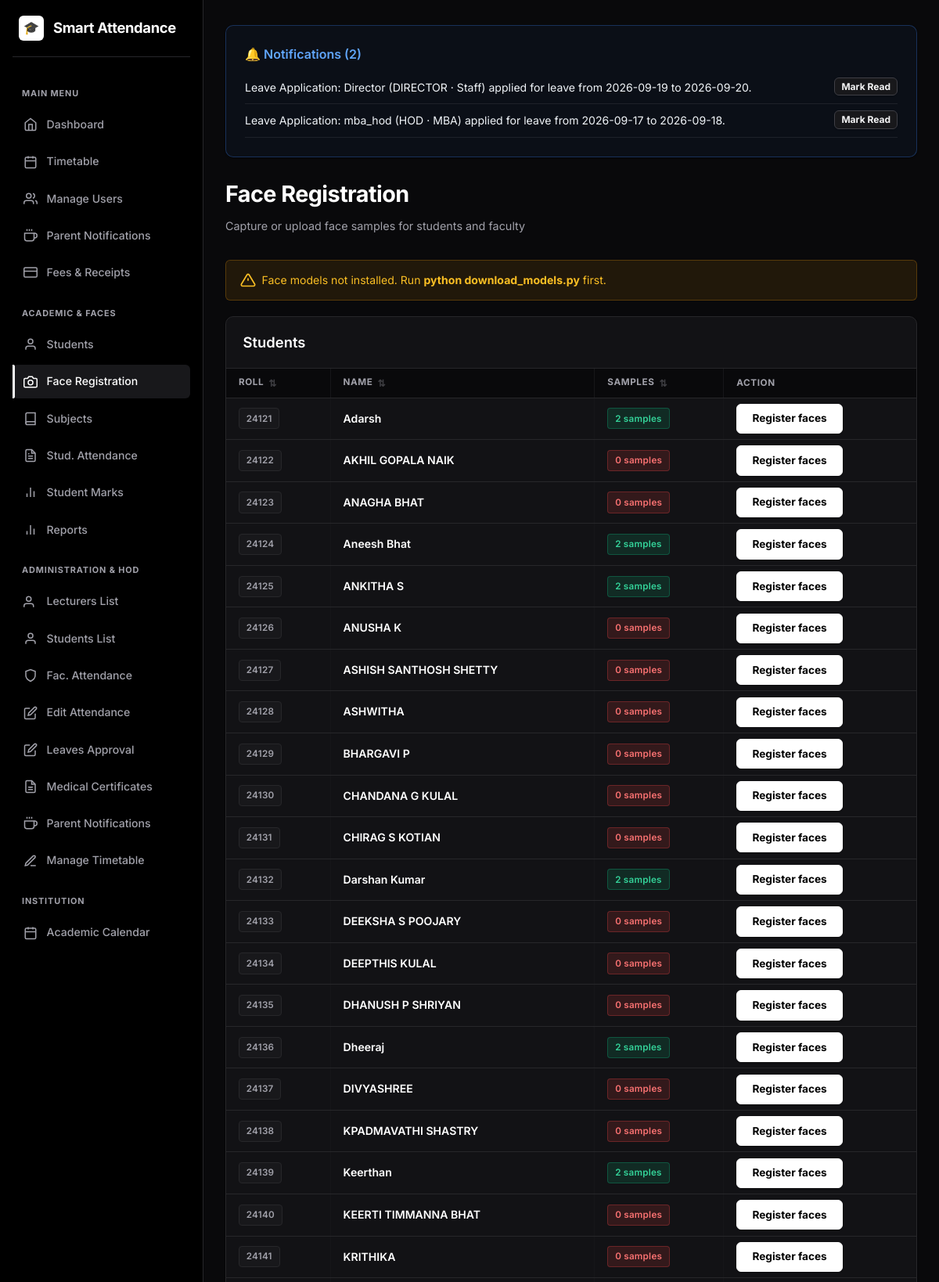
/faces/ (signed in, upper part), run on the app's committed database.
### models.py (models this page shows, shortened)
class Notification(db.Model):
    __tablename__ = "notifications"
    id = db.Column(db.Integer, primary_key=True)
    user_id = db.Column(db.Integer, db.ForeignKey("users.id"), nullable=False)
    user = db.relationship("User", foreign_keys=[user_id], backref=db.backref("notifications", cascade="all, delete-orphan"))
    title = db.Column(db.String(120), nullable=True)          # short heading (parent alerts etc.)
    message = db.Column(db.String(512), nullable=False)
    category = db.Column(db.String(30), nullable=True)        # 'attendance','absence','fees','marks','general'
    is_read = db.Column(db.Boolean, default=False)
    created_at = db.Column(db.DateTime, default=datetime.utcnow)
    action_url = db.Column(db.String(255), nullable=True)
    claim_id = db.Column(db.Integer, db.ForeignKey("timetable_claims.id", ondelete="CASCADE"), nullable=True)
    claim = db.relationship("TimetableClaim", backref=db.backref("notifications", cascade="all, delete-orphan"))

class Student(db.Model):
    __tablename__ = "students"
    id = db.Column(db.Integer, primary_key=True)
    roll_number = db.Column(db.String(40), unique=True, nullable=False, index=True)
    name = db.Column(db.String(120), nullable=False)
    department = db.Column(db.String(80), default="")
    class_name = db.Column(db.String(80), default="")
    phone = db.Column(db.String(20), default="")
    created_at = db.Column(db.DateTime, default=datetime.utcnow)
    face_samples = db.relationship(
        "FaceSample", backref="student", cascade="all, delete-orphan"
    )
    attendance_records = db.relationship(
        "Attendance", backref="student", cascade="all, delete-orphan"
    )
    @property
    def has_face(self):
        return len(self.face_samples) > 0

### blueprints/faces.py (the view)
@faces_bp.route("/")
@login_required
@admin_required
def index():
    students = Student.query.order_by(Student.roll_number).all()
    faculties = User.query.filter(User.role.in_([ROLE_FACULTY, 'faculty'])).order_by(User.username).all()
    directors = User.query.filter(User.role.in_([ROLE_DIRECTOR, ROLE_HOD, 'director', 'hod'])).order_by(User.username).all()
    return render_template("faces/index.html", students=students, faculties=faculties,
                           directors=directors, engine_ready=engine.available)

### face_engine.py (called while the page is built)
    @property
    def available(self):
        return os.path.exists(self.yunet_path) and os.path.exists(self.sface_path)

### models.py (called while the page is built)
    @property
    def has_face(self):
        return len(self.face_samples) > 0

### templates/faces/index.html (shortened to what this page needs)
{% extends "base.html" %}
{% block content %}
<div style="display:flex; justify-content:space-between; align-items:flex-end; margin-bottom: 2rem;">
  <div>
    <h1>Face Registration</h1>
    <p class="subtitle" style="margin-bottom:0;">Capture or upload face samples for students and faculty</p>
  </div>
</div>
{% if not engine_ready %}
<div class="warn-banner">
  <svg viewBox="0 0 24 24" width="20" height="20" fill="none" stroke="currentColor" stroke-width="2"><path d="M10.29 3.86L1.82 18a2 2 0 0 0 1.71 3h16.94a2 2 0 0 0 1.71-3L13.71 3.86a2 2 0 0 0-3.42 0z"></path><line x1="12" y1="9" x2="12" y2="13"></line><line x1="12" y1="17" x2="12.01" y2="17"></line></svg>
  <span>Face models not installed. Run <strong>python download_models.py</strong> first.</span>
</div>
{% endif %}
<div class="card card-table">
  <div class="card-table-header">
    <h2>Students</h2>
  </div>
  <div class="table-responsive">
    <table>
      <thead>
        <tr><th>Roll</th><th>Name</th><th>Samples</th><th>Action</th></tr>
      </thead>
      <tbody>
        {% for s in students %}
        <tr>
          <td><span class="badge badge-muted">{{ s.roll_number }}</span></td>
          <td style="font-weight:600; color:#fff;">{{ s.name }}</td>
          <td>
            {% if s.has_face %}<span class="badge badge-yes">{{ s.face_samples|length }} samples</span>
            {% else %}<span class="badge badge-no">0 samples</span>{% endif %}
          </td>
          <td>
            {% if current_user.role == 'admin' %}
            <a class="btn btn-sm" href="{{ url_for('faces.register', student_id=s.id) }}">Register faces</a>
            {% endif %}
          </td>
        </tr>
        {% endfor %}
      </tbody>
    </table>
  </div>
</div>
{% endblock %}

### templates/base.html (shortened to what this page needs)
<!DOCTYPE html>
<html lang="en">
<head>
  <link rel="stylesheet" href="{{ url_for('static', filename='style.css') }}">
</head>
<body>
  <div class="app-layout{% if not current_user.is_authenticated %} auth-layout{% endif %}">
    {% if current_user.is_authenticated %}
    <aside class="sidebar" id="sidebar">
      <div class="sidebar-brand">
        <a href="{{ url_for('dashboard.index') }}">
          <div class="brand-icon">🎓</div>
          <span class="brand-name">Smart Attendance</span>
        </a>
      </div>
      <nav class="sidebar-nav">
        {% if current_user.role != 'parent' %}
        <div class="nav-section-label">Main Menu</div>
        <a href="{{ url_for('dashboard.index') }}" class="nav-item">
          <svg viewBox="0 0 24 24" width="18" height="18" fill="none" stroke="currentColor" stroke-width="2"><path d="M3 9l9-7 9 7v11a2 2 0 0 1-2 2H5a2 2 0 0 1-2-2z"></path><polyline points="9 22 9 12 15 12 15 22"></polyline></svg>
          <span>Dashboard</span>
        </a>
        {% endif %}
        {% if current_user.role in ['admin', 'faculty', 'director', 'hod'] %}
        <a href="{{ url_for('dashboard.timetable_view') }}" class="nav-item{% if request.endpoint == 'dashboard.timetable_view' %} active{% endif %}">
          <svg viewBox="0 0 24 24" width="18" height="18" fill="none" stroke="currentColor" stroke-width="2"><rect x="3" y="4" width="18" height="18" rx="2" ry="2"></rect><line x1="16" y1="2" x2="16" y2="6"></line><line x1="8" y1="2" x2="8" y2="6"></line><line x1="3" y1="10" x2="21" y2="10"></line></svg>
          <span>Timetable</span>
        </a>
        {% endif %}
        {% if current_user.role == 'admin' %}
          <a href="{{ url_for('admin.list_users') }}" class="nav-item{% if request.endpoint == 'admin.list_users' %} active{% endif %}">
            <svg viewBox="0 0 24 24" width="18" height="18" fill="none" stroke="currentColor" stroke-width="2"><path d="M17 21v-2a4 4 0 0 0-4-4H5a4 4 0 0 0-4 4v2"></path><circle cx="9" cy="7" r="4"></circle><path d="M23 21v-2a4 4 0 0 0-3-3.87"></path><path d="M16 3.13a4 4 0 0 1 0 7.75"></path></svg>
            <span>Manage Users</span>
          </a>
          <a href="{{ url_for('admin.manage_parents') }}" class="nav-item{% if request.endpoint == 'admin.manage_parents' %} active{% endif %}">
            <span>Parent Notifications</span>
          </a>
          <a href="{{ url_for('admin.manage_fees') }}" class="nav-item{% if request.endpoint == 'admin.manage_fees' %} active{% endif %}">
            <svg viewBox="0 0 24 24" width="18" height="18" fill="none" stroke="currentColor" stroke-width="2"><rect x="1" y="4" width="22" height="16" rx="2" ry="2"></rect><line x1="1" y1="10" x2="23" y2="10"></line></svg>
            <span>Fees & Receipts</span>
          </a>
        {% endif %}
        {% if current_user.role in ['admin', 'faculty', 'director', 'hod'] %}
          <div class="nav-section-label">Academic & Faces</div>
          <a href="{{ url_for('students.list_students') }}" class="nav-item">
            <svg viewBox="0 0 24 24" width="18" height="18" fill="none" stroke="currentColor" stroke-width="2"><path d="M20 21v-2a4 4 0 0 0-4-4H8a4 4 0 0 0-4 4v2"></path><circle cx="12" cy="7" r="4"></circle></svg>
            <span>Students</span>
          </a>
          {% if current_user.role == 'admin' %}
          <a href="{{ url_for('faces.index') }}" class="nav-item">
            <svg viewBox="0 0 24 24" width="18" height="18" fill="none" stroke="currentColor" stroke-width="2"><path d="M23 19a2 2 0 0 1-2 2H3a2 2 0 0 1-2-2V8a2 2 0 0 1 2-2h4l2-3h6l2 3h4a2 2 0 0 1 2 2z"></path><circle cx="12" cy="13" r="4"></circle></svg>
            <span>Face Registration</span>
          </a>
          {% endif %}
          <a href="{{ url_for('attendance.subjects') }}" class="nav-item">
            <svg viewBox="0 0 24 24" width="18" height="18" fill="none" stroke="currentColor" stroke-width="2"><path d="M4 19.5A2.5 2.5 0 0 1 6.5 17H20"></path><path d="M6.5 2H20v20H6.5A2.5 2.5 0 0 1 4 19.5v-15A2.5 2.5 0 0 1 6.5 2z"></path></svg>
            <span>Subjects</span>
          </a>
          <a href="{{ url_for('attendance.index') }}" class="nav-item">
            <span>Stud. Attendance</span>
          </a>
          <a href="{{ url_for('marks.index') }}" class="nav-item">
            <svg viewBox="0 0 24 24" width="18" height="18" fill="none" stroke="currentColor" stroke-width="2"><line x1="18" y1="20" x2="18" y2="10"></line><line x1="12" y1="20" x2="12" y2="4"></line><line x1="6" y1="20" x2="6" y2="14"></line></svg>
            <span>Student Marks</span>
          </a>
          <a href="{{ url_for('reports.index') }}" class="nav-item">
            <svg viewBox="0 0 24 24" width="18" height="18" fill="none" stroke="currentColor" stroke-width="2"><line x1="18" y1="20" x2="18" y2="10"></line><line x1="12" y1="20" x2="12" y2="4"></line><line x1="6" y1="20" x2="6" y2="14"></line></svg>
            <span>Reports</span>
          </a>
        {% endif %}
        {% if current_user.role in ['admin', 'director', 'hod'] %}
          <div class="nav-section-label">Administration & HOD</div>
          <a href="{{ url_for('director.lecturers_index') }}" class="nav-item">
            <svg viewBox="0 0 24 24" width="18" height="18" fill="none" stroke="currentColor" stroke-width="2"><path d="M17 21v-2a4 4 0 0 0-4-4H5a4 4 0 0 0-4 4v2"></path><circle cx="9" cy="7" r="4"></circle></svg>
            <span>Lecturers List</span>
          </a>
          <a href="{{ url_for('director.students_index') }}" class="nav-item">
            <svg viewBox="0 0 24 24" width="18" height="18" fill="none" stroke="currentColor" stroke-width="2"><path d="M20 21v-2a4 4 0 0 0-4-4H8a4 4 0 0 0-4 4v2"></path><circle cx="12" cy="7" r="4"></circle></svg>
            <span>Students List</span>
          </a>
          <a href="{{ url_for('director.faculty_attendance_index') }}" class="nav-item">
            <svg viewBox="0 0 24 24" width="18" height="18" fill="none" stroke="currentColor" stroke-width="2"><path d="M12 22s8-4 8-10V5l-8-3-8 3v7c0 6 8 10 8 10z"></path></svg>
            <span>Fac. Attendance</span>
          </a>
          <a href="{{ url_for('admin.edit_attendance_counts') }}" class="nav-item{% if request.endpoint == 'admin.edit_attendance_counts' %} active{% endif %}">
            <svg viewBox="0 0 24 24" width="18" height="18" fill="none" stroke="currentColor" stroke-width="2"><path d="M11 4H4a2 2 0 0 0-2 2v14a2 2 0 0 0 2 2h14a2 2 0 0 0 2-2v-7"></path><path d="M18.5 2.5a2.121 2.121 0 0 1 3 3L12 15l-4 1 1-4 9.5-9.5z"></path></svg>
            <span>Edit Attendance</span>
          </a>
          <a href="{{ url_for('director.leaves_index') }}" class="nav-item">
            <svg viewBox="0 0 24 24" width="18" height="18" fill="none" stroke="currentColor" stroke-width="2"><path d="M11 4H4a2 2 0 0 0-2 2v14a2 2 0 0 0 2 2h14a2 2 0 0 0 2-2v-7"></path><path d="M18.5 2.5a2.121 2.121 0 0 1 3 3L12 15l-4 1 1-4 9.5-9.5z"></path></svg>
            <span>{% if current_user.role == 'hod' %}Faculty Leaves{% else %}Leaves Approval{% endif %}</span>
          </a>
          {% if current_user.role in ['admin', 'hod'] %}
          <a href="{{ url_for('faculty.medical_certificates') }}" class="nav-item">
            <span>Medical Certificates</span>
          </a>
          {% endif %}
          <a href="{{ url_for('admin.manage_parents') }}" class="nav-item{% if request.endpoint == 'admin.manage_parents' %} active{% endif %}">
            <span>Parent Notifications</span>
          </a>
          <a href="{{ url_for('admin.manage_timetable') }}" class="nav-item">
            <svg viewBox="0 0 24 24" width="18" height="18" fill="none" stroke="currentColor" stroke-width="2"><path d="M12 20h9"></path><path d="M16.5 3.5a2.121 2.121 0 0 1 3 3L7 19l-4 1 1-4L16.5 3.5z"></path></svg>
            <span>Manage Timetable</span>
          </a>
        {% endif %}
        <div class="nav-section-label">Institution</div>
        <a href="{{ url_for('calendar.index') }}" class="nav-item">
          <svg viewBox="0 0 24 24" width="18" height="18" fill="none" stroke="currentColor" stroke-width="2"><rect x="3" y="4" width="18" height="18" rx="2" ry="2"></rect><line x1="16" y1="2" x2="16" y2="6"></line><line x1="8" y1="2" x2="8" y2="6"></line><line x1="3" y1="10" x2="21" y2="10"></line></svg>
          <span>Academic Calendar</span>
        </a>
      </nav>
    </aside>
    {% endif %}
    <div class="main-wrapper">
      <main class="container page-transition">
        {% if current_user.is_authenticated and user_notifications %}
        <div class="card" style="margin-bottom: 1.5rem; background-color: rgba(59, 130, 246, 0.05); border: 1px solid rgba(59, 130, 246, 0.3);">
          <div style="display:flex; justify-content:space-between; align-items:center; margin-bottom:0.5rem;">
            <h3 style="margin:0; color: #60a5fa; font-size:1rem; display:flex; align-items:center; gap:6px;">
              🔔 Notifications ({{ unread_notifications_count }})
            </h3>
          </div>
          <ul style="list-style: none; padding-left: 0; margin-bottom: 0;">
            {% for notif in user_notifications[:5] %}
              <li style="margin-top: 0.5rem; padding-bottom: 0.5rem; border-bottom: 1px solid rgba(255, 255, 255, 0.08); display:flex; justify-content:space-between; align-items:flex-start; flex-wrap:wrap; gap:0.5rem;">
                <div style="flex:1; min-width:0;">
                  <span style="font-size: 0.88rem; color: #f1f5f9;">{{ notif.message[:120] }}{% if notif.message|length > 120 %}…{% endif %}</span>
                </div>
                <div style="display: flex; gap: 0.5rem; flex-shrink:0;">
                  {% if notif.claim_id and notif.claim and notif.claim.status == 'pending' and current_user.id != notif.claim.claimed_by_id %}
                    <a href="{{ url_for('dashboard.handle_notification', notif_id=notif.id, action='accept') }}" class="btn btn-sm" style="background-color: #10b981; border:none; padding: 0.2rem 0.5rem; font-size: 0.75rem;">Accept</a>
                    <a href="{{ url_for('dashboard.handle_notification', notif_id=notif.id, action='report') }}" class="btn btn-sm btn-secondary" style="padding: 0.2rem 0.5rem; font-size: 0.75rem;">Report</a>
                    <a href="{{ url_for('dashboard.handle_notification', notif_id=notif.id, action='reject') }}" class="btn btn-sm btn-secondary" style="padding: 0.2rem 0.5rem; font-size: 0.75rem; background-color: rgba(239, 68, 68, 0.1); color: #ef4444;">Reject</a>
                  {% elif current_user.role == 'parent' %}
                    <form method="post" action="{{ url_for('parents.mark_notification_read', notif_id=notif.id) }}" style="margin:0;">
                      <button class="btn btn-sm btn-secondary" style="padding: 0.2rem 0.5rem; font-size: 0.75rem;">✓ Read</button>
                    </form>
                  {% else %}
                    <a href="{{ url_for('dashboard.handle_notification', notif_id=notif.id, action='read') }}" class="btn btn-sm btn-secondary" style="padding: 0.2rem 0.5rem; font-size: 0.75rem;">Mark Read</a>
                  {% endif %}
                </div>
              </li>
            {% endfor %}
          </ul>
        </div>
        {% endif %}
        {% block content %}{% endblock %}
      </main>
    </div>
  </div>
</body>
</html>

### data on the page
Notification: message "Leave Application: Director (DIRECTOR · Staff) applied for leave from 2026-09-19 to 2026-09-20."
Notification: message "Leave Application: mba_hod (HOD · MBA) applied for leave from 2026-09-17 to 2026-09-18."
Student: roll_number "24121", name "Adarsh", face_samples|length "2"
Student: roll_number "24122", name "AKHIL GOPALA NAIK", shows "0 samples"
Student: roll_number "24123", name "ANAGHA BHAT", shows "0 samples"
Student: roll_number "24124", name "Aneesh Bhat", face_samples|length "2"
Student: roll_number "24125", name "ANKITHA S", face_samples|length "2"
Student: roll_number "24126", name "ANUSHA K", shows "0 samples"
Student: roll_number "24127", name "ASHISH SANTHOSH SHETTY", shows "0 samples"
Student: roll_number "24128", name "ASHWITHA", shows "0 samples"
Student: roll_number "24129", name "BHARGAVI P", shows "0 samples"
Student: roll_number "24130", name "CHANDANA G KULAL", shows "0 samples"
Student: roll_number "24131", name "CHIRAG S KOTIAN", shows "0 samples"
Student: roll_number "24132", name "Darshan Kumar", face_samples|length "2"
Student: roll_number "24133", name "DEEKSHA S POOJARY", shows "0 samples"
Student: roll_number "24134", name "DEEPTHIS KULAL", shows "0 samples"
Student: roll_number "24135", name "DHANUSH P SHRIYAN", shows "0 samples"
Student: roll_number "24136", name "Dheeraj", face_samples|length "2"
Student: roll_number "24137", name "DIVYASHREE", shows "0 samples"
Student: roll_number "24138", name "KPADMAVATHI SHASTRY", shows "0 samples"
Student: roll_number "24139", name "Keerthan", face_samples|length "2"
Student: roll_number "24140", name "KEERTI TIMMANNA BHAT", shows "0 samples"
Student: roll_number "24141", name "KRITHIKA", shows "0 samples"

### other printed values
{{ unread_notifications_count }} "2"
